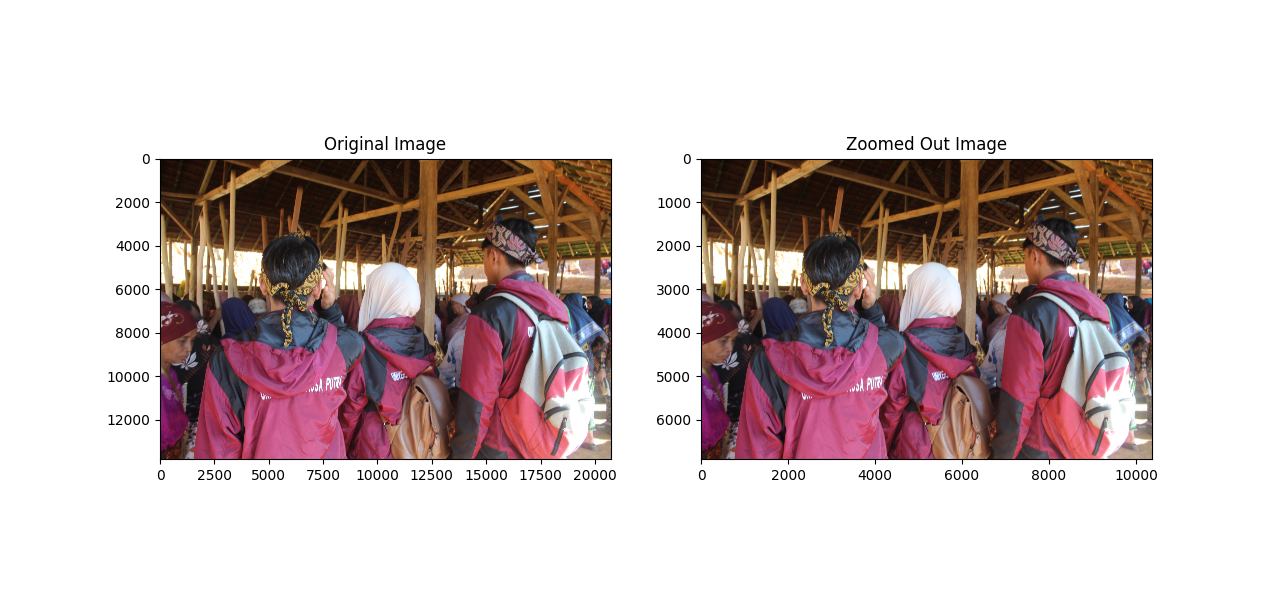

Here is the Python script that generated this plot:
import numpy as np
import imageio.v2 as img
import matplotlib.pyplot as plt

def zoomMinus(image, factor):
    height, width = image.shape[:2]
    new_height = int(height * factor)
    new_width = int(width * factor)
    imgZoomOut = np.zeros((new_height, new_width, 3), dtype=image.dtype)

    for y in range(new_height):
        for x in range(new_width):
            ori_y = int(y / factor)
            ori_x = int(x / factor)
            
            ori_y = min(ori_y, height - 1)
            ori_x = min(ori_x, width - 1)

            imgZoomOut[y, x] = image[ori_y, ori_x]
    
    return imgZoomOut

image = img.imread('momen.JPG')
skala = 0.5 

imgZoomOut = zoomMinus(image, skala)

plt.subplot(1, 2, 1)
plt.imshow(image)
plt.title("Original Image")

plt.subplot(1, 2, 2)
plt.imshow(imgZoomOut)
plt.title("Zoomed Out Image")

plt.show()
